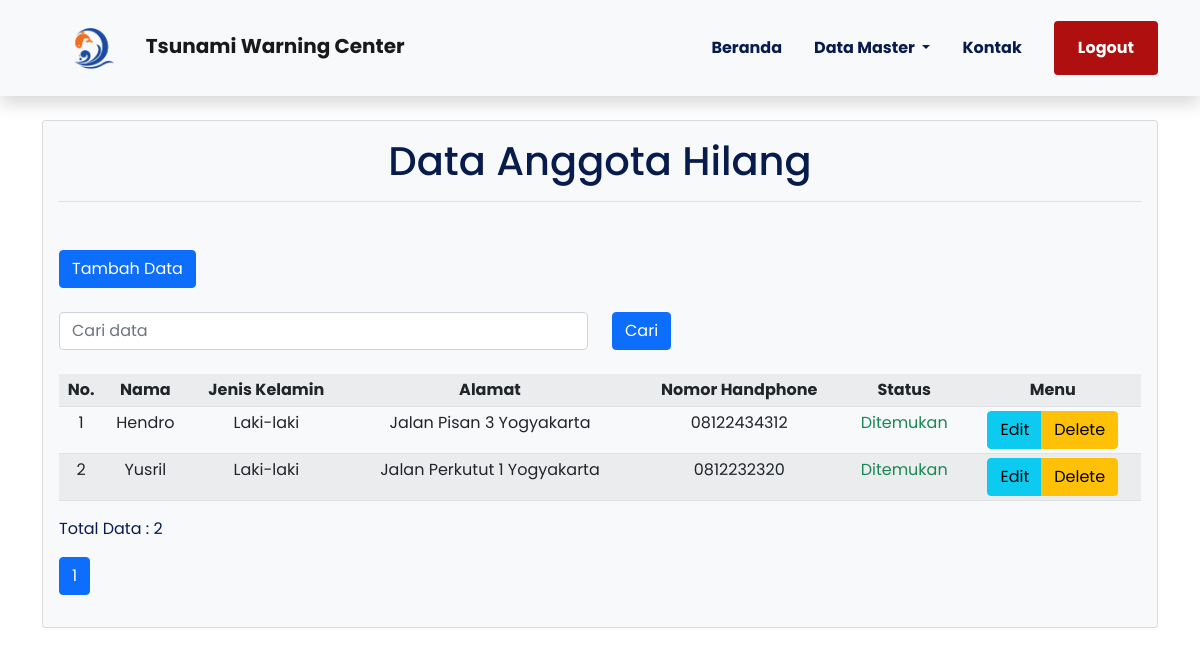
/Backend/temukan.php, run on the app's committed database.
### tables this page shows
CREATE TABLE `hilang` (
  `id` int(11) NOT NULL,
  `nama` varchar(255) NOT NULL,
  `jk` enum('L','P') NOT NULL,
  `alamat` varchar(255) NOT NULL,
  `telp` varchar(15) NOT NULL,
  `status` int(11) NOT NULL
);

### Backend/temukan.php (the view, shortened to what this page needs)
<?php
require 'koneksi.php';
?>
<!doctype html>
<html lang="en">
<head>
    <link rel="stylesheet" href="libraries/bootstrap/css/bootstrap.css">
    <link rel="stylesheet" href="style/main.css">
</head>
<body>
    <?php include 'layout/navbar.php' ?>
    <main>
        <div class="container" style="margin-top: 120px;">
            <div class="card bg-light">
                <div class="card-body">
                    <h1 class="text-center">Data Anggota Hilang</h1>
                    <div class="border-bottom mt-3 mb-5"></div>
                    <a href="temukan_tambah.php" class="btn btn-primary mb-4">Tambah Data</a>
                    <?php
                    $limit = 4;
                    if (@$_GET['hal'] == '') {
                        $offset = 0;
                        $hal = 1;
                    } else {
                        $offset = ($_GET['hal'] - 1) * $limit;
                        $hal = $_GET['hal'];
                        $no = $offset + 1;
                    }
                    if (@$_POST['cari']) {
                      $cari = $_POST['cari'];
                      $hilang = mysqli_query($konek, "SELECT * FROM hilang WHERE
                      nama LIKE '%$cari%'
                      OR alamat LIKE '%$cari%'
                      OR telp LIKE '%$cari%'
                      ORDER BY nama ASC ") or die(mysqli_error($konek));
                    } else {
                        $hilang = mysqli_query($konek, "SELECT * FROM hilang ORDER BY nama ASC  LIMIT $offset, $limit") or die(mysqli_error($konek));
                    }
                    ?>
                    <form action="" method="post">
                        <div class="form-row align-items-center">
                            <div class="row">
                                <div class="col-6">
                                    <input type="text" name="cari" class="form-control mb-2" id="cari" placeholder="Cari data">
                                </div>
                                <div class="col-6">
                                    <button class="btn btn-primary mb-2" type="submit">Cari</button>
                                </div>
                            </div>
                        </div>
                    </form>
                    <table class="table table-sm table-striped align-item-center text-center mt-3">
                        <tr>
                            <th>No.</th>
                            <th>Nama</th>
                            <th>Jenis Kelamin</th>
                            <th>Alamat</th>
                            <th>Nomor Handphone</th>
                            <th>Status</th>
                            <th>Menu</th>
                        </tr>
                        <?php
                        $hilang_tot = mysqli_query($konek, "SELECT * FROM hilang") or die(mysqli_error($konek));
                        $no = 1;
                        $total = mysqli_num_rows($hilang_tot);
                        foreach ($hilang as $row) : {
                                $jk = ($row['jk'] == 'L') ? 'Laki-laki' : 'Perempuan';
                        ?>
                                <tr>
                                    <td><?= $no ?></td>
                                    <td><?= $row["nama"] ?></td>
                                    <td><?= $jk ?></td>
                                    <td><?= $row["alamat"] ?></td>
                                    <td><?= $row["telp"] ?></td>
                                    <td>
                                        <?php
                                            if($row['status']=="0"){
                                                echo "<div class='text-danger' role='status'>
                                                    <span class='visually'>Hilang</span>
                                                </div>";
                                            }else if($row['status']=="1"){
                                                echo "<div class='text-info' role='status'>
                                                    <span class='visually'>Proses</span>
                                                </div>";
                                            }else if($row['status']=="2"){
                                                echo "<div class='text-success' role='status'>
                                                    <span class='visually'>Ditemukan</span>
                                                </div>";
                                            }
                                            ?>
                                    </td>
                                    <td>
                                        <div class="btn-group" role="group" aria-label="basic example">
                                            <a href="temukan_tambah.php?id=<?= $row['id']; ?>" class="btn btn-info">Edit</a>
                                            <a href="funct.php?id=<?= $row['id']; ?>" class="btn btn-warning" onclick="return confirm('Apakah Anda yakin ingin menghapus data ini?')">Delete</a>
                                        </div>
                                    </td>
                                </tr>
                            <?php $no++;
                            } ?>
                        <?php endforeach ?>
                    </table>
                    <p>Total Data : <?= $total; ?></p>
                    <nav aria-label="Page navigation example">
                        <ul class="pagination">
                            <?php
                            $jml_hal = ceil($total / $limit);
                            for ($i = 1; $i <= $jml_hal; $i++) {
                                if ($i != $hal) {
                            ?>
                                    <li class="page-item">
                                        <a href="temukan.php?hal=<?= $i ?>" class="page-link"><?= $i ?></a>
                                    </li>
                                <?php
                                } else {
                                ?>
                                    <li class="page-item active">
                                        <a class="page-link"><?= $i ?></a>
                                    </li>
                            <?php
                                }
                            }
                            ?>
                        </ul>
                    </nav>
                </div>
            </div>
        </div>
    </main>
</body>
</html>

### Backend/style/main.css (style rules this page uses)
body { background-color: #ffffff; font-family: "poppins", sans-serif; color: #071C4D; }

### data on the page
hilang: nama "Hendro", jk "Laki-laki", alamat "Jalan Pisan 3 Yogyakarta", telp "08122434312", status "Ditemukan"
hilang: nama "Yusril", jk "Laki-laki", alamat "Jalan Perkutut 1 Yogyakarta", telp "0812232320", status "Ditemukan"

### other printed values
$total "2"
